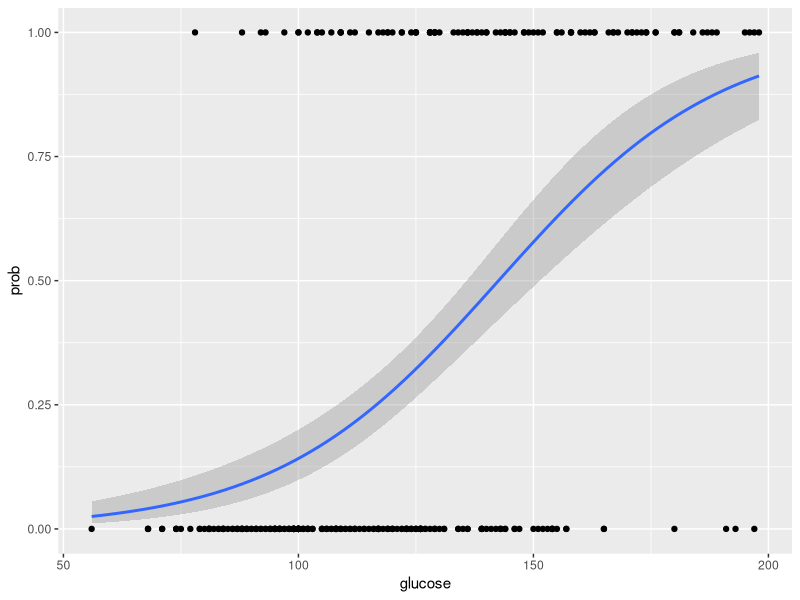

This chart was generated by the following R code:
library(mlbench)
library(dplyr)
library(caTools)
library(ggplot2)

data("PimaIndiansDiabetes2", package = "mlbench")
data<-PimaIndiansDiabetes2
View(data)

# Viewing Na values
is.na(data)

# Removing rows with na values
cleaned_data <- na.omit(data)
View(cleaned_data)

# splitting data into train and split
split <- sample.split(cleaned_data,SplitRatio = 0.8)

train <- subset(cleaned_data,split == TRUE)
View(train)

test <- subset(cleaned_data, split == FALSE)
View(test)

# Labeling cat to binaryand visualising the log Reg
train %>%
  mutate(prob = ifelse(diabetes == "pos",1,0)) %>%
  ggplot(aes(glucose,prob)) +
  geom_smooth(method = "glm",method.args = list(family="binomial")) + 
  geom_point()

# Model building

model <- glm(data=train,
             diabetes ~ glucose,
             family = binomial)

summary(model)
